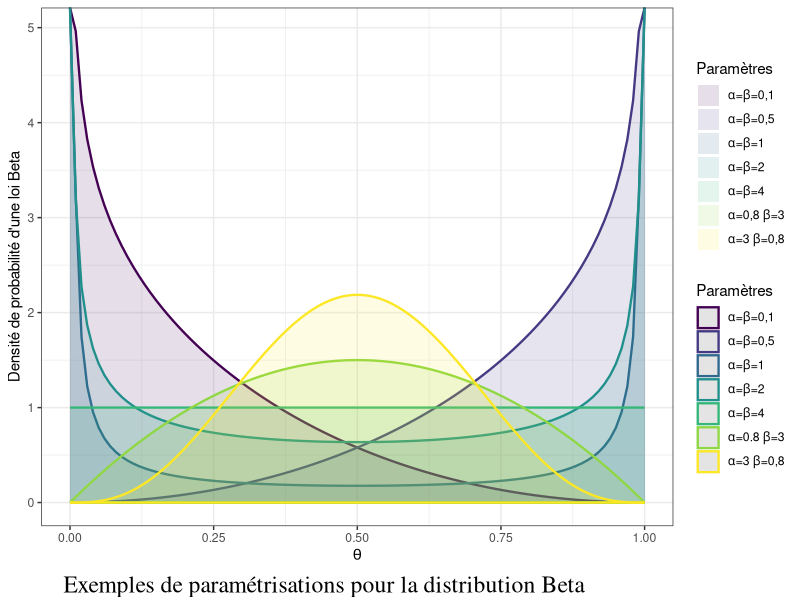
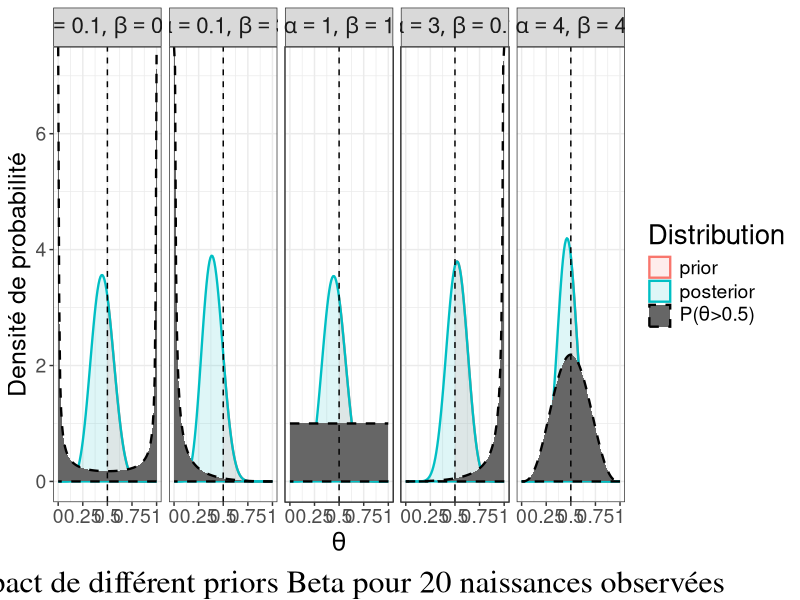

The R script that drew these images, in order:
## ---- chunk 1
library(ggplot2)
library(viridis)
data <- rbind.data.frame(
  cbind.data.frame("value"=seq(0, 1, 0.01), "pdf"=dbeta(seq(0, 1, 0.01), 0.1,0.1), "param"="alpha=beta=0,1"),
  cbind.data.frame("value"=seq(0, 1, 0.01), "pdf"=dbeta(seq(0, 1, 0.01), 0.5,0.5), "param"="alpha=beta=0,5"),
  cbind.data.frame("value"=seq(0, 1, 0.01), "pdf"=dbeta(seq(0, 1, 0.01), 1,1), "param"="alpha=beta=1"),
  cbind.data.frame("value"=seq(0, 1, 0.01), "pdf"=dbeta(seq(0, 1, 0.01), 2,2), "param"="alpha=beta=2"),
  cbind.data.frame("value"=seq(0, 1, 0.01), "pdf"=dbeta(seq(0, 1, 0.01), 4,4), "param"="alpha=beta=4"),
  cbind.data.frame("value"=seq(0, 1, 0.01), "pdf"=dbeta(seq(0, 1, 0.01), 0.8, 3), "param"="alpha=0,8 beta=3"),
  cbind.data.frame("value"=seq(0, 1, 0.01), "pdf"=dbeta(seq(0, 1, 0.01), 3, 0.8), "param"="alpha=3 beta=0,8")
)
ggplot(data) + 
  geom_ribbon(aes(group=param, x=value, ymin=0, ymax=pdf, fill=param, col=param), alpha=0.13, size=0.8) + 
  theme_bw() + 
  ylab("Densité de probabilité d'une loi Beta") + 
  xlab(expression(theta)) + 
  guides(colour=guide_legend(title="Paramètres"), fill=guide_legend(title="Paramètres")) +
  labs(caption="Exemples de paramétrisations pour la distribution Beta") +
  theme(plot.caption = element_text(size=17, hjust=0.2, vjust=0, family="serif")) + 
  viridis::scale_colour_viridis(discrete = TRUE, labels = c(expression(paste(alpha,"=",beta,"=0,1")),
                                                            expression(paste(alpha,"=",beta,"=0,5")),
                                                            expression(paste(alpha,"=",beta,"=1")),
                                                            expression(paste(alpha,"=",beta,"=2")),
                                                            expression(paste(alpha,"=",beta,"=4")),
                                                            expression(paste(alpha,"=0.8 ",beta,"=3")),
                                                            expression(paste(alpha,"=3 ",beta,"=0,8"))
  )) + 
  viridis::scale_fill_viridis(discrete = TRUE, labels = c(expression(paste(alpha,"=",beta,"=0,1")),
                                                          expression(paste(alpha,"=",beta,"=0,5")),
                                                          expression(paste(alpha,"=",beta,"=1")),
                                                          expression(paste(alpha,"=",beta,"=2")),
                                                          expression(paste(alpha,"=",beta,"=4")),
                                                          expression(paste(alpha,"=0,8 ",beta,"=3")),
                                                          expression(paste(alpha,"=3 ",beta,"=0,8"))
  ))
## ---- chunk 2
library(ggplot2)
gg_color_hue <- function(n) {
  hues = seq(15, 375, length = n + 1)
  hcl(h = hues, l = 65, c = 100)[1:n]
}

# data2plot <- rbind.data.frame(cbind.data.frame("value"=seq(0,1, 0.01), "pdf"=dunif(seq(0,1, 0.01), 0, 1), "distrib"="prior"),
#                          cbind.data.frame("value"=seq(0,1, 0.01), "pdf"=dbeta(seq(0,1, 0.01), 23, 27), "distrib"="posterior")
#                          )
# ggplot(data2plot) + geom_ribbon(aes(x=value, ymin=0, ymax=pdf, col=distrib, fill=distrib, group=distrib), alpha=0.13, size=0.8) + theme_bw() + ylab("Densité de probabilité") + xlab("y") + guides(colour=guide_legend(title="Distribution"), fill=guide_legend(title="Distribution"))+ggtitle("Exemple historique avec un*prior* uniforme")

data2plot <- rbind.data.frame(cbind.data.frame("value"=seq(0,1, 0.01), "pdf"=dunif(seq(0,1, 0.01), 0, 1), "distrib"="prior", "alpha"=1, "beta"=1),
                         cbind.data.frame("value"=seq(0,1, 0.01), "pdf"=dbeta(seq(0,1, 0.01), 9, 11), "distrib"="posterior", "alpha"=1, "beta"=1),
                         cbind.data.frame("value"=seq(0.5,1, 0.01), "pdf"=dbeta(seq(0.5,1, 0.01), 9, 11), "distrib"="P(theta>0.5)", "alpha"=1, "beta"=1),
                         cbind.data.frame("value"=seq(0,1, 0.01), "pdf"=dbeta(seq(0,1, 0.01), 0.1, 0.1), "distrib"="prior", "alpha"=0.1, "beta"=0.1),
                         cbind.data.frame("value"=seq(0,1, 0.01), "pdf"=dbeta(seq(0,1, 0.01), 9+0.1, 11+0.1), "distrib"="posterior", "alpha"=0.1, "beta"=0.1),
                         cbind.data.frame("value"=seq(0.5,1, 0.01), "pdf"=dbeta(seq(0.5,1, 0.01), 9+0.1, 11+0.1), "distrib"="P(theta>0.5)", "alpha"=0.1, "beta"=0.1),
                         cbind.data.frame("value"=seq(0,1, 0.01), "pdf"=dbeta(seq(0,1, 0.01), 4, 4), "distrib"="prior", "alpha"=4, "beta"=4),
                         cbind.data.frame("value"=seq(0,1, 0.01), "pdf"=dbeta(seq(0,1, 0.01), 9+4, 11+4), "distrib"="posterior", "alpha"=4, "beta"=4),
                         cbind.data.frame("value"=seq(0.5,1, 0.01), "pdf"=dbeta(seq(0.5,1, 0.01), 9+4, 11+4), "distrib"="P(theta>0.5)", "alpha"=4, "beta"=4),
                         cbind.data.frame("value"=seq(0,1, 0.01), "pdf"=dbeta(seq(0,1, 0.01), 3, 0.1), "distrib"="prior", "alpha"=3, "beta"=0.1),
                         cbind.data.frame("value"=seq(0,1, 0.01), "pdf"=dbeta(seq(0,1, 0.01), 9+3, 11+0.1), "distrib"="posterior", "alpha"=3, "beta"=0.1),
                         cbind.data.frame("value"=seq(0.5,1, 0.01), "pdf"=dbeta(seq(0.5,1, 0.01), 9+3, 11+0.1), "distrib"="P(theta>0.5)", "alpha"=3, "beta"=0.1),
                         cbind.data.frame("value"=seq(0,1, 0.01), "pdf"=dbeta(seq(0,1, 0.01), 0.1, 3), "distrib"="prior", "alpha"=0.1, "beta"=3),
                         cbind.data.frame("value"=seq(0,1, 0.01), "pdf"=dbeta(seq(0,1, 0.01), 9+0.1, 11+3), "distrib"="posterior", "alpha"=0.1, "beta"=3),
                         cbind.data.frame("value"=seq(0.5,1, 0.01), "pdf"=dbeta(seq(0.5,1, 0.01), 9+0.1, 11+3), "distrib"="P(theta>0.5)", "alpha"=0.1, "beta"=3)
                         )
ggplot(data2plot) + 
  geom_ribbon(aes(x=value, ymin=0, ymax=pdf, col=distrib, fill=distrib, 
                  group=distrib, alpha=distrib, linetype=distrib), size=0.8) + 
  theme_bw() + 
  ylab("Densité de probabilité") + 
  xlab(expression(theta)) + 
  scale_color_manual(values=c(gg_color_hue(2)[1], gg_color_hue(2)[2], "black"), 
                     labels=c("prior", "posterior", expression(paste("P(", theta, ">0.5)")))) + 
  scale_fill_manual(values=c(gg_color_hue(2)[1], gg_color_hue(2)[2], "grey40"), 
                    labels=c("prior", "posterior", expression(paste("P(", theta, ">0.5)")))) + 
  scale_alpha_manual(values=c(0.13,0.13,1), 
                     labels=c("prior", "posterior", expression(paste("P(", theta, ">0.5)")))) + 
  scale_linetype_manual(values=c(1, 1, 2), 
                        labels=c("prior", "posterior", expression(paste("P(", theta, ">0.5)")))) + 
  guides(colour=guide_legend(title="Distribution"), 
         fill=guide_legend(title="Distribution"), 
         alpha=guide_legend(title="Distribution"), 
         linetype=guide_legend(title="Distribution")) + 
  labs(caption="Impact de différent priors Beta pour 20 naissances observées") + 
  geom_vline(aes(xintercept = 0.5), linetype=2)+
  facet_wrap(~alpha + beta, ncol=5, labeller = label_bquote(list(alpha==.(alpha), beta==.(beta)))) +
  theme(axis.title = element_text(size=18), legend.text = element_text(size=14), 
        legend.title = element_text(size=20), strip.text = element_text(size=16), 
        axis.text = element_text(size=14), 
        plot.caption = element_text(size=23, hjust=0.5, vjust=0, family="serif")) + 
  scale_x_continuous(breaks=c(0, 0.25, 0.5, 0.75, 1), labels = c("0", "0.25", "0.5", "0.75", "1"))
